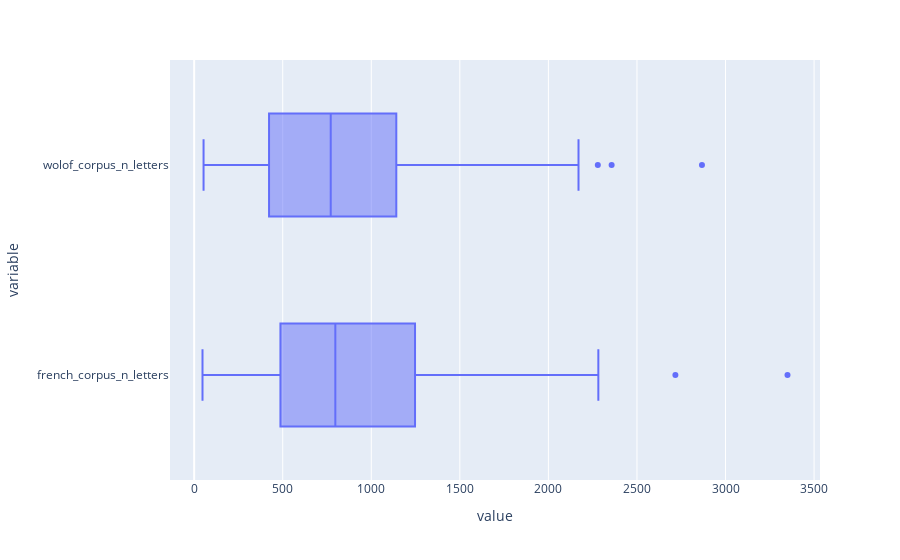

Write notebook code for a chart like this one.
### Markdown cell above
Since the longest paragraphs have not a abnormal number of letters compared with those preceding them we cannot say that they are abnormal. But let's trace the box plot of the length to verify our hypotheses.

### Code cell
px.box(data_frame=corpora, x = ["french_corpus_n_letters", "wolof_corpus_n_letters"])

### Figure 1 — Plotly figure (JSON) as saved in the notebook; plotly's stock layout.template omitted (floating-point values rounded to 4 significant figures; data arrays with more than 128 entries replaced by an {"elided": "..."} marker saying what was removed)
{"data": [{"alignmentgroup": "True", "hovertemplate": "value=%{x}<br>variable=%{y}<extra></extra>", "legendgroup": "", "marker": {"color": "#636efa"}, "name": "", "notched": false, "offsetgroup": "", "orientation": "h", "showlegend": false, "type": "box", "x": {"elided": "282 int values"}, "x0": " ", "xaxis": "x", "y": {"elided": "282 str values"}, "y0": " ", "yaxis": "y"}], "layout": {"boxmode": "group", "legend": {"tracegroupgap": 0}, "margin": {"t": 60}, "xaxis": {"anchor": "y", "domain": [0, 1], "title": {"text": "value"}}, "yaxis": {"anchor": "x", "domain": [0, 1], "title": {"text": "variable"}}}}
